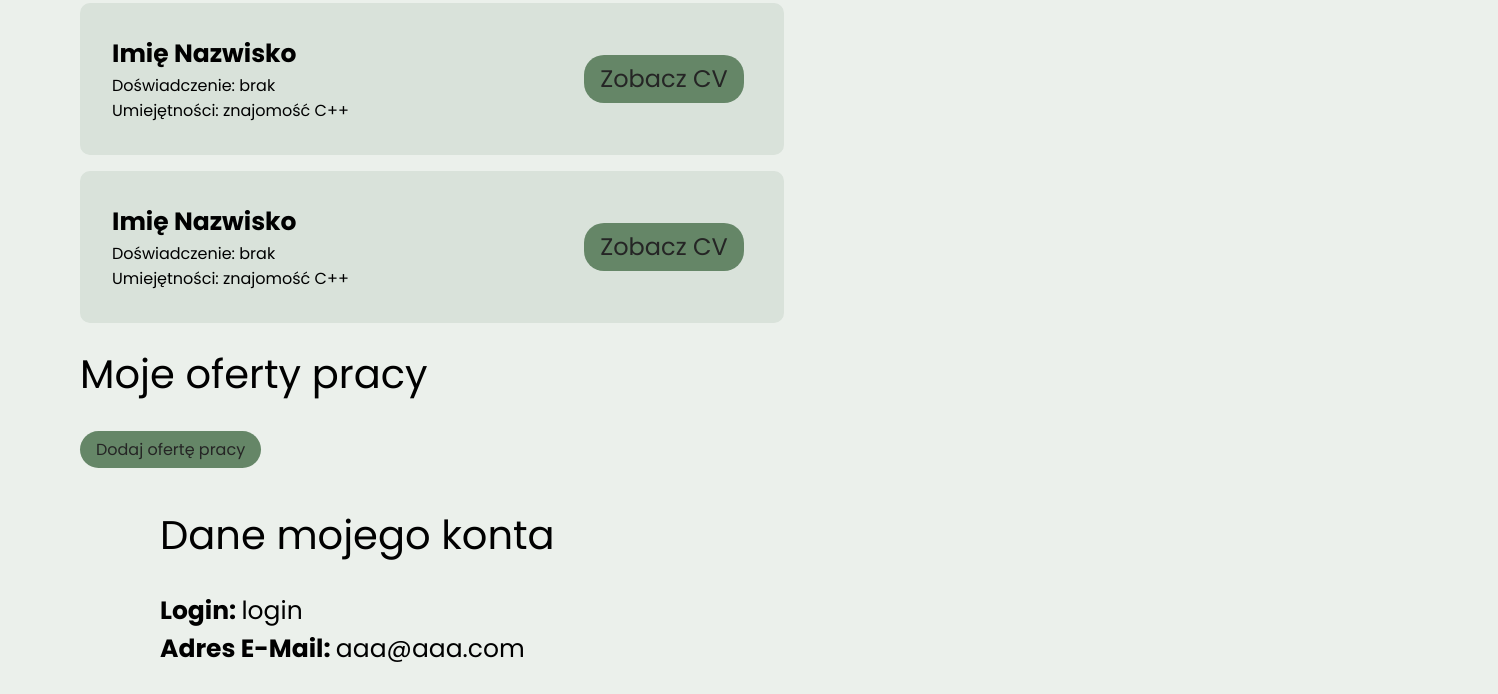
Page /employer-mainpage.php (signed in, lower part) on the earlier database version.
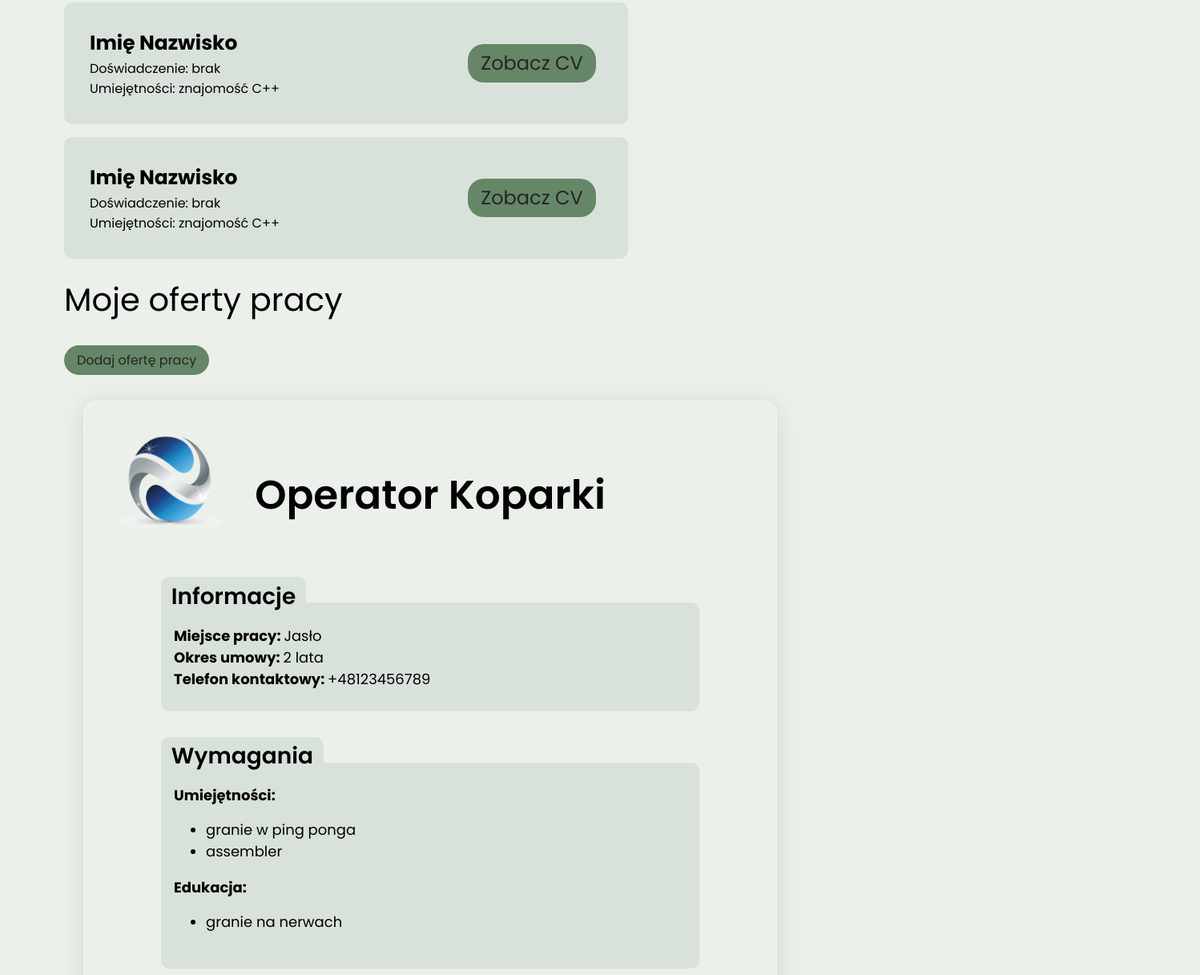
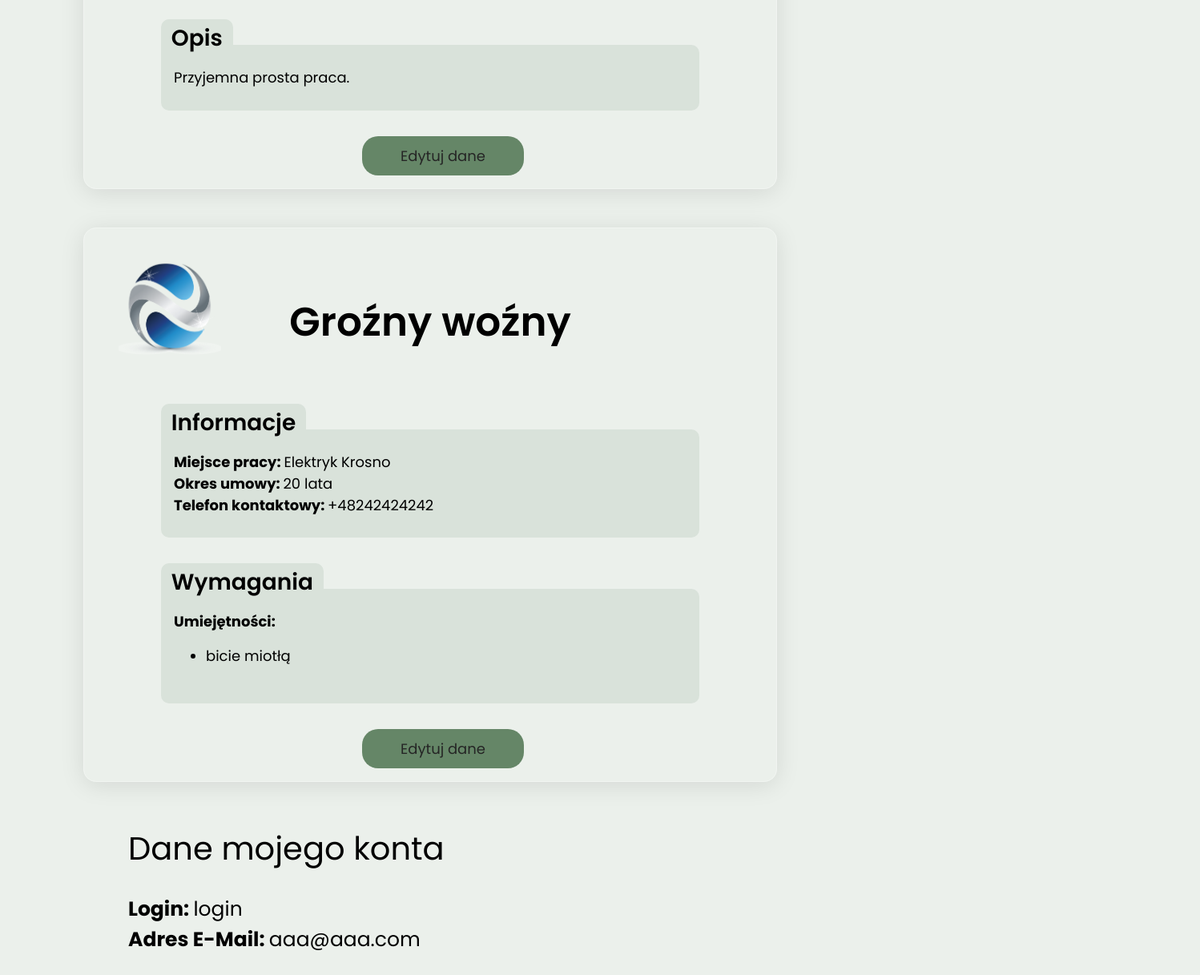
Same page on the later database version (2 pictures, top to bottom).
### tables this page shows
CREATE TABLE `job_offers` (
  `id` int(11) NOT NULL,
  `job_position` varchar(100) NOT NULL,
  `job_place` varchar(50) NOT NULL,
  `job_years` int(11) NOT NULL,
  `job_contact_phone` varchar(15) NOT NULL,
  `job_abilities` text DEFAULT NULL,
  `job_education` text DEFAULT NULL,
  `job_description` text DEFAULT NULL,
  `company_id` int(11) NOT NULL
);

CREATE TABLE `user_employers` (
  `id` int(11) NOT NULL,
  `first_name` varchar(50) DEFAULT NULL,
  `last_name` varchar(50) DEFAULT NULL,
  `contact_mail` varchar(255) DEFAULT NULL,
  `phone_number` varchar(15) DEFAULT NULL,
  `company_name` varchar(100) DEFAULT NULL,
  `company_description` text DEFAULT NULL,
  `company_logo` varchar(255) DEFAULT NULL,
  `company_address` varchar(255) DEFAULT NULL
);

### server/show.php (the view, shortened to what this page needs)
<?php
function offerShow($offerData, $companyPhoto) {
    $accountType = $_SESSION['accountType'];
    $toReturn = "
    <div class='cv' style='width: 50rem;'>
        <div class='job-photo'>
            <img class='image' src='assets/images/company-logo/$companyPhoto' alt='' draggable='false'>
        </div>
        <div class='cv-name' >
                {$offerData['job_position']}
        </div>
        <div class='job-info relative'>
            <span class='title relative'>
                Informacje
                <div style='content: ''; position: absolute;left: 11.3rem;top: 1rem;width: 1rem;height: 1rem;background: #d9e2da;'></div>
                <div style='border-radius: 50%;content: '';position: absolute;left: 11.3rem;top: 0.5rem;width: 1.5rem;height: 1.5rem;background: #ebf0eb;'></div>
            </span>
            <b>Miejsce pracy: </b>{$offerData['job_place']}<br>
            <b>Okres umowy: </b>{$offerData['job_years']} lata<br>
            <b>Telefon kontaktowy: </b>{$offerData['job_contact_phone']}
        </div>";
    if (!is_null($offerData['job_abilities'] || !is_null($offerData['job_education']))) {
        $toReturn .= "<div class='job-requirements relative'>
        <span class='title'>
            Wymagania
            <div style='content: ''; position: absolute;left: 12.7rem;top: 1rem;width: 1rem;height: 1rem;background: #d9e2da;'></div>
            <div style='border-radius: 50%;content: '';position: absolute;left: 12.7rem;top: 0.5rem;width: 1.5rem;height: 1.5rem;background: #ebf0eb;'></div>
        </span>";
        if (!is_null($offerData['job_abilities'])) {
            $toReturn .= "<b>Umiejętności:</b>
            <ul>";
            $abilitiesList = explode(";", $offerData['job_abilities']);
            foreach ($abilitiesList as $ability) {
                $toReturn .= "<li>{$ability}</li>";
            }
            $toReturn .= "</ul>";
        }
        if (!is_null($offerData['job_education'])) {
            $toReturn .= "<b>Edukacja:</b>
            <ul>";
            $educationList = explode(";", $offerData['job_education']);
            foreach ($educationList as $education) {
                $toReturn .= "<li>{$education}</li>";
            }
            $toReturn .= "</ul>";
        }
        $toReturn .= "</div>";
    }
    if (!is_null($offerData['job_description'])) {
        $toReturn .= "
            <div class='job-desc relative'>
                <span class='title'>
                    Opis
                    <div style='content: ''; position: absolute;left: 5.6rem;top: 1rem;width: 1rem;height: 1rem;background: #d9e2da;'></div>
                        <div style='border-radius: 50%;content: '';position: absolute;left: 5.6rem;top: 0.5rem;width: 1.5rem;height: 1.5rem;background: #ebf0eb;'></div>
                </span>
                {$offerData['job_description']}
            </div>";
    }
    if ($accountType == "employer") {
        $toReturn .= "<a href='offer-edit.php?offerID={$offerData['id']}' id='edit'>Edytuj dane</a>";
    }
    else if ($accountType == "employee") {
        $toReturn .= "<a href='offer-edit.html' id='edit'>Wyślij zgłoszenie</a>";
    }
    $toReturn .= "
        </div>
    ";
    return $toReturn;
}
?>

### employer-mainpage.php (shortened to what this page needs)
<?php
    $connect = database_connect_to_mysql();
    $result = $connect->query("SELECT * FROM user_employers WHERE user_employers.id = (SELECT accounts.id_user_data FROM accounts WHERE accounts.id = {$_SESSION['userID']});");
    $userData = $result->fetch_assoc();
?>
<!DOCTYPE html>
<html lang="pl">
<head>
    <link rel="stylesheet" href="https://cdnjs.cloudflare.com/ajax/libs/font-awesome/6.4.0/css/all.min.css" />
    <link rel="stylesheet" href="assets/styles/start_page.css">
</head>
<body>
    <div class="flex">
    <div id="workApplications">
        <div id="flex2">
        <div class="appCard">
            <div class="infoC">
                <div style="display: flex; flex-direction: column;">
                    <h2>Imię Nazwisko</h2>
                    <div>Doświadczenie: brak</div>
                    <div>Umiejętności: znajomość C++</div>
                </div>
            </div>
            <div class="rightB">
                <button>Zobacz CV</button>
            </div>
        </div>
        <div class="appCard">
            <div class="infoC">
                <div style="display: flex; flex-direction: column;">
                    <h2>Imię Nazwisko</h2>
                    <div>Doświadczenie: brak</div>
                    <div>Umiejętności: znajomość C++</div>
                </div>
            </div>
            <div class="rightB">
                <button>Zobacz CV</button>
            </div>
        </div>
    </div>
    </div>
    <div id="jobOffers">
        <h1>Moje oferty pracy</h1>
        <a href="offer-edit.php"><button id="addOffer">Dodaj ofertę pracy</button></a>
        <div id="wrapper">
            <?php
                $result = $connect->query("SELECT * FROM job_offers WHERE company_id = {$_SESSION['userID']}");
                if ($result) {
                    require('server/show.php');
                    while($row = $result->fetch_assoc()) {
                        echo offerShow($row, $userData['company_logo']);
                    }
                }
            ?>
    </div>
    <div id="myData" style="height: auto;">
        <h1>Dane mojego konta</h1>
        <div id="loginPass">
            <b>Login: </b> login <br>
            <b>Adres E-Mail: </b> aaa@aaa.com <br>
        </div>
    </div>
</div>
</body>
</html>

### assets/styles/start_page.css (style rules this page uses)
body { width: 100%; height: 100%; padding: 0; margin: 0; background: #ebf0eb; scroll-snap-type: x mandatory; overflow-x: hidden; }
html { scroll-behavior: smooth; }
#edit { border: 0; }
nav a, #joinUs a, #edit, #save { user-select: none; padding: 0.7rem 3rem; text-decoration: none; color: #252525; display: flex; justify-content: center; align-items: center; transition: 0.5s; font: 18px Poppins; background: #658667; margin: 0 0 0 2rem; border-radius: 20px; }
#left h2, #employees h1, #employers h1, #myOffers h1, #myData h1, #workApplications h1, #jobOffers h1 { margin-top: 5px; font: 40px Poppins; }
#employees, #employers, #myData, #myOffers ,#workApplications, #jobOffers { padding: 0 5rem; }
.relative { position: relative; }
#myData { width: 100%; height: 60rem; }
.flex { display: flex; flex-direction: column; }
.cv { position: relative; margin-left: 1.5rem; display: flex; align-items: center; width: 90rem; font: 18px Poppins; padding: 1rem 2rem; display: flex; flex-direction: column; border-radius: 16px; box-shadow: 0 4px 30px rgba(0, 0, 0, 0.1); border: 1px solid rgba(255, 255, 255, 0.3); }
.cv-name { margin: 4rem 2rem; font: 600 50px Poppins; }
#loginPass { font: 25px Poppins; margin-bottom: 2rem; }
.job-photo img { position: absolute; left: 5%; top: 2rem; width: 8rem; height: 8rem; }
.job-info, .job-requirements, .job-desc { border-radius: 0 10px 10px 10px; background: #d9e2da; width: 40rem; margin: 2rem 0; padding: 1.7rem 1rem; }
.title { height: 2.5rem; background: #d9e2da; padding: 0.2rem 0.8rem; border-radius: 10px 10px 0 0; font: 600 28px Poppins; position: absolute; left: 0; top: -2rem; }
#addOffer { margin: 0 0 2rem 0; }
#wrapper .cv { margin-bottom: 3rem; }
ul { margin-top: 1rem; }
button { background: #658667; user-select: none; border: 0; padding: 0.4rem 1rem; text-decoration: none; color: #252525; display: flex; justify-content: center; align-items: center; transition: 0.5s; margin-left: 1rem; font: 16px Poppins; display: inline-block; border-radius: 20px; }
li { font-size: 18px; }
#flex2 { height: 42rem; display: flex; flex-wrap: wrap; flex-direction: column; }
.appCard { width: 40rem; background: #d9e2da; padding: 2rem 2rem; border-radius: 10px; display: flex; margin-bottom: 1rem; }
.appCard button { font-size: 24px; }
.infoC { display: flex; flex-wrap: wrap; font: 16px Poppins; width: 70%; }
.infoC h2 { font: bold 25px Poppins; margin: 0; }
.rightB { width: 30%; display: flex; justify-content: center; align-items: center; }
#jobOffers { margin-bottom: 3rem; }
#wrapper { display: flex; flex-direction: row; flex-wrap: wrap; }

Differences in the rows shown:
added job_offers: user_employers.company_logo (picture), job_position "Operator Koparki", job_place "Jasło", job_years "2", job_contact_phone "+48123456789", shows "Wymagania", shows "Umiejętności:", job_abilities "granie w ping ponga", job_abilities "assembler", shows "Edukacja:", job_education "granie na nerwach", job_description "Przyjemna prosta praca."
added job_offers: user_employers.company_logo (picture), job_position "Groźny woźny", job_place "Elektryk Krosno", job_years "20", job_contact_phone "+48242424242", shows "Wymagania", shows "Umiejętności:", job_abilities "bicie miotłą"
